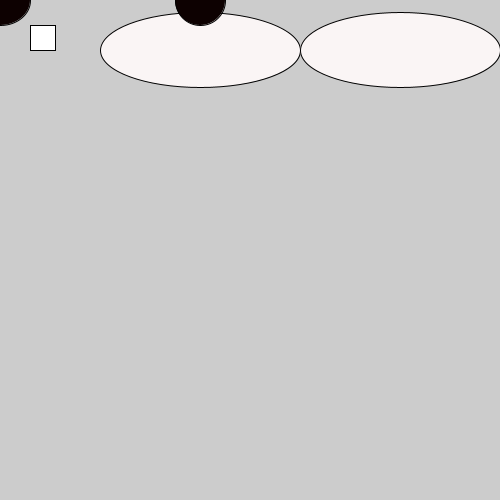
Frame 1 (no input)
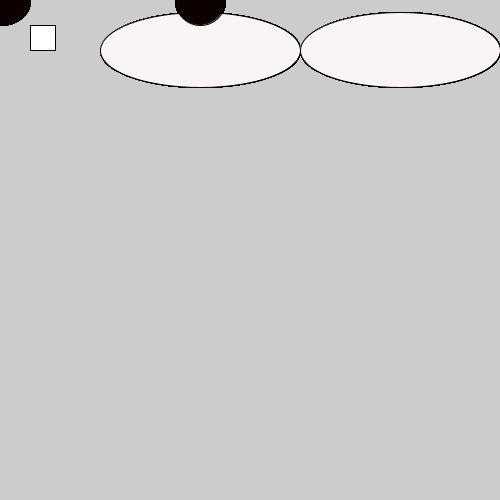
Frame 60 (the mouse pressed at the canvas centre just before this capture)
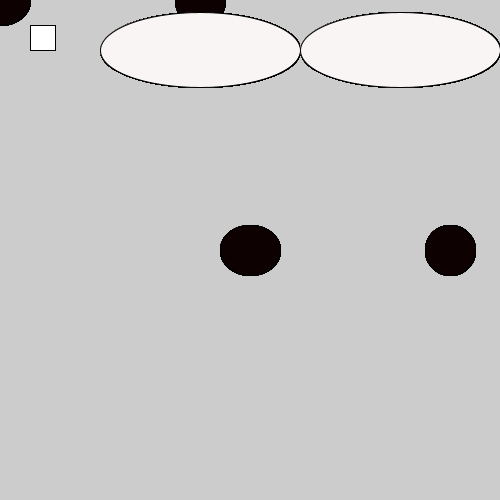
Frame 120 (the mouse held since frame 60 and released just before this capture)

The Processing sketch that drew these frames (run headless with seeded random() and noise(); from frame 60 on, the mouse is pressed at the canvas centre):

// Processing sketch: googly_eyes
// ── googly_eyes.pde

void setup(){
size(500,500);
rect(30,25,25,25);

}





void draw(){
  
  fill(250,245,245);
ellipse(200,50,200,75);
ellipse(400,50,200,75);

  fill(13,1,1);
ellipse(mouseX,mouseY,60,50);
ellipse(mouseX+200,mouseY,50,50);

}
